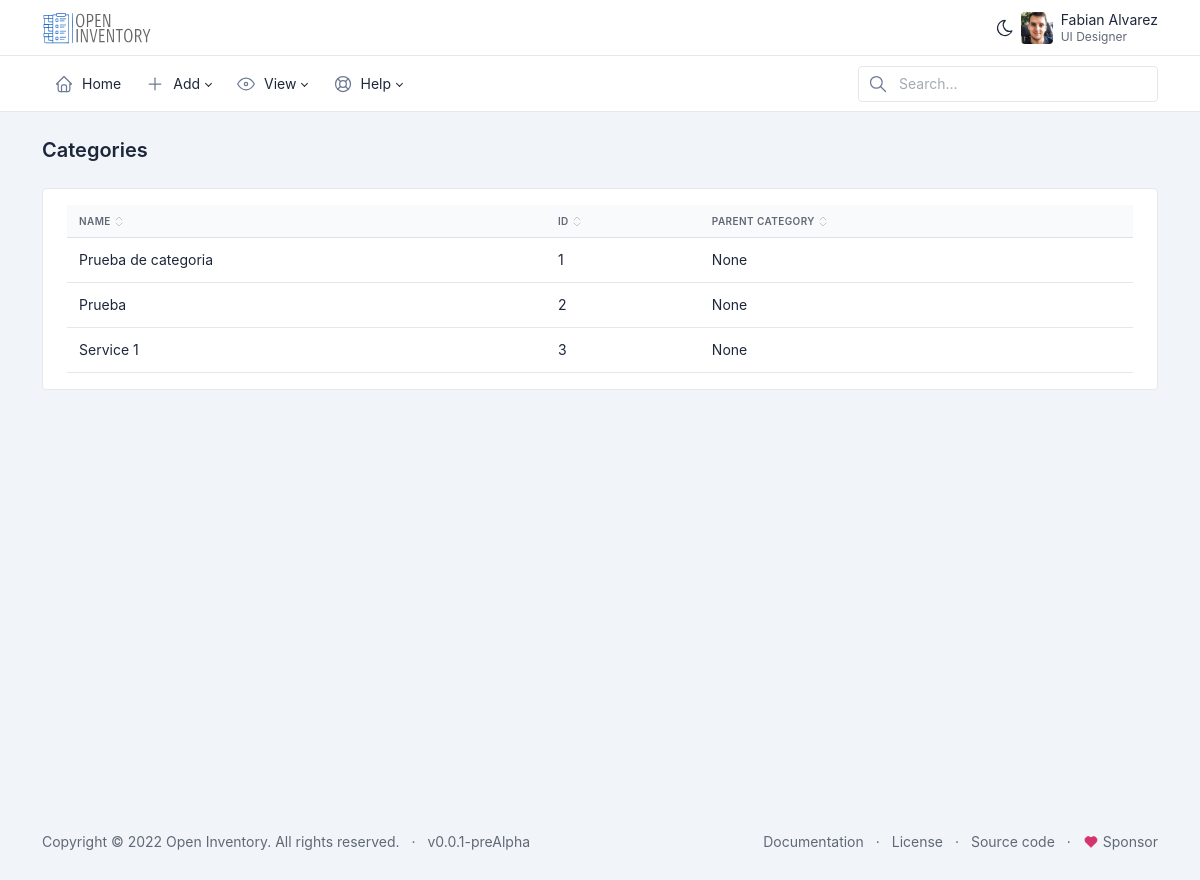
The app's page /view-categories, older data.
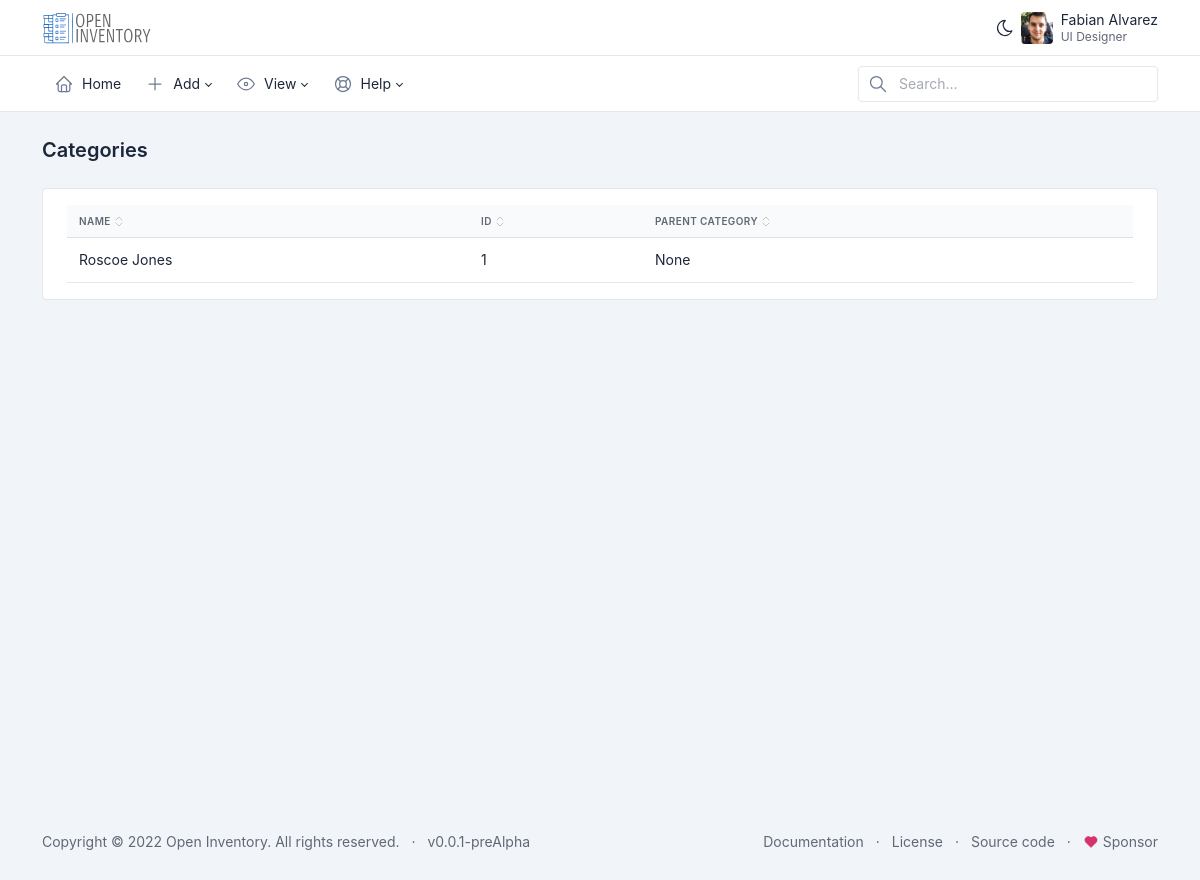
The same page, newer data.
### dashboard/models.py (models this page shows, shortened)
class Category(models.Model):
    name = models.CharField(max_length=200)
    description = models.TextField(null=True, blank=True)
    parent_category = models.ForeignKey('self', on_delete=models.CASCADE, null=True, blank=True)
    class Meta:
        verbose_name_plural = "Categories"
        verbose_name = "Category"

### dashboard/views.py (the view)
# urls.py: path('view-categories', views.view_categories, name='view_categories'),
def view_categories(request):
  categories = Category.objects.all()
  return render(request, 'view-categories.html', {"title": "Categorías", "categories": categories})

### dashboard/templates/view-categories.html (shortened to what this page needs)
<!DOCTYPE html>
<html>
<body>
{% extends 'menu.html' %}
{% block pagecontent %}
{% load custom_tags %}
<!doctype html>
<html lang="en">
  <body >
      <div class="page-wrapper">
        <div class="page-header d-print-none">
          <div class="container-xl">
            <div class="row g-2 align-items-center">
              <div class="col">
                <h2 class="page-title">
                  {{_('Categories')}}
                </h2>
              </div>
            </div>
          </div>
        </div>
        <div class="page-body">
          <div class="container-xl">
            <div class="card">
              <div class="card-body">
                <div id="table-default" class="table-responsive">
                  <table class="table">
                    <thead>
                      <tr>
                        <th><button class="table-sort" data-sort="sort-name">{{_('Name')}}</button></th>
                        <th><button class="table-sort" data-sort="sort-id">{{_('ID')}}</button></th>
                        <th><button class="table-sort" data-sort="sort-parent">{{_('Parent category')}}</button></th>
                      </tr>
                    </thead>
                    <tbody class="table-tbody">
                    {% for category in categories %}
                      <tr>
                        <td class="sort-name"><a class="text-reset" href="{% url 'dashboard:get_category' category.id %}">{{ category.name }}</a></td>
                        <td class="sort-id">{{ category.id }}</td>
                        <td class="sort-parent">{{ category.parent_category }}</td>
                      </tr>
                    {% endfor %}
                    </tbody>
                  </table>
                </div>
              </div>
            </div>
          </div>
        </div>
      </div>
    </div>
  </body>
</html>
{% endblock %}

Row changes from the older to the newer data that the page shows:
removed Category: name "Prueba", id "2", parent_category "None"
removed Category: name "Service 1", id "3", parent_category "None"
changed Category "None": name "Prueba de categoria" → "Roscoe Jones"
